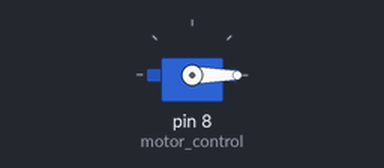
Simulated run of this sketch. Board: Arduino Uno, built with avr-gcc and run on an emulated ATmega328P. Shown: servo.

Above: at 0.05 s.
At 1.05 s:
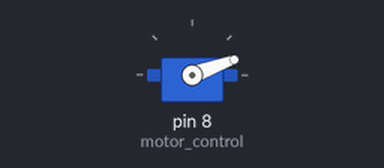
At 1.2 s:
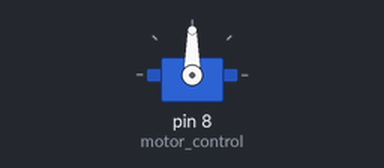
At 2.35 s:
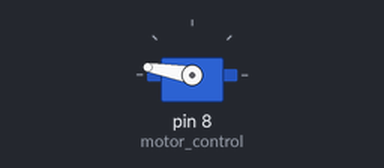
Timing chart, 0 to 5.4 s (numbered marks = the images above):
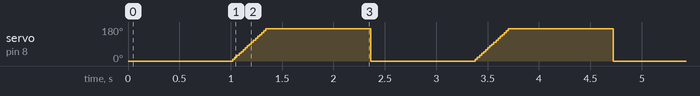

The sketch:

ServoMotor.ino
```cpp
#include <Servo.h>

int motor_control = 8;
Servo servo;

void setup()
{
  servo.attach(motor_control);
}


void loop()
{
  int i;

  servo.write(0);
  delay(1000);

  for(i=0; i<180; i+=10)
  {
    servo.write(i);
    delay(20);
  }

  delay(1000);
}
```

Measured:
- by itself, servo on pin 8 (motor_control): repeats every 2.4 s: 20° 0.02 s, 30° 0.02 s, 40° 0.02 s, 50° 0.02 s, 60° 0.02 s, 70° 0.02 s, 80° 0.02 s, 90° 0.02 s, 100° 0.02 s, 110° 0.02 s, 120° 0.02 s, 130° 0.02 s, 140° 0.02 s, 150° 0.02 s, 160° 0.02 s, 170° 1.0 s, 0° 1.0 s, 10° 0.02 s
